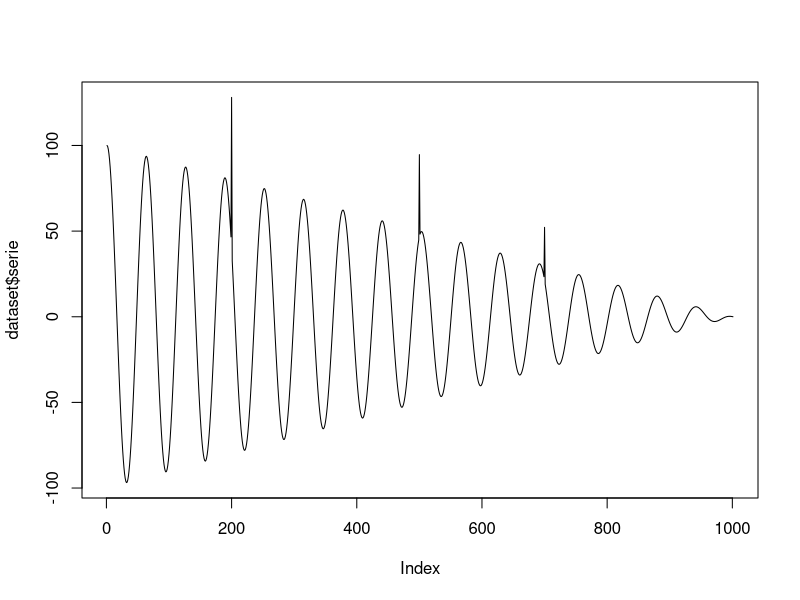

This figure's R source: (Note: this script raises an error after producing the figure.)
gen_data <- function() {
  require(tseries)
  require(forecast)

  examples_changepoints <- list()

  { # simple
    i <- seq(0, 25, 0.25)
    x <- i
    event <- rep(FALSE, length(x))

    x[51:101] <- max(x[51:99]) - x[51:101]
    event[50] <- TRUE

    examples_changepoints$simple <- data.frame(serie = x, event = event)
  }

  { # senoid
    i <- seq(0, 6*pi, 6*pi/100)
    xa <- i[1:50] + sin(i[1:50])
    x <- i[51] + sin(i[51])
    xb <- rev(xa)
    x <- c(xa, xb)

    event <- rep(FALSE, length(x))
    event[50] <- TRUE

    examples_changepoints$sinusoidal <- data.frame(serie = x, event = event)
  }

  { # incremental
    nonstationarity_sym <- function(ts.len,ts.mean,ts.var) {
      #x variable (time)
      t <- c(1:ts.len)

      #stationary time series
      set.seed(1)
      sta <- arima.sim(model=list(ar=0.5), n=ts.len, mean=ts.mean, sd=sqrt(ts.var)) #AR(1)

      #trend-stationary time series
      trend <- 0.04*t
      tsta <- sta + trend

      return(c(sta,tsta))
    }

    x <- nonstationarity_sym(ts.len=100,ts.mean=0,ts.var=1)
    i <- 1:length(x)

    event <- rep(FALSE, length(x))
    event[c(100)] <- TRUE

    examples_changepoints$incremental <- data.frame(serie = x, event = event)
  }

  { # abrupt
    lsta <- function(ts.len,ts.mean,ts.var) {
      t <- c(1:ts.len)

      #stationary time series
      set.seed(1)
      sta <- arima.sim(model=list(ar=0.5), n=ts.len, mean=ts.mean, sd=sqrt(ts.var)) #AR(1)

      #level-stationary time series
      increase.level <- 5
      level <- c(rep(ts.mean,ts.len/2),rep(ts.mean+increase.level,ts.len/2))
      lsta <- sta + level
      return(lsta)
    }

    x <- lsta(ts.len=200,ts.mean=0,ts.var=1)
    i <- 1:length(x)

    event <- rep(FALSE, length(x))
    event[c(100)] <- TRUE

    examples_changepoints$abrupt <- data.frame(serie = x, event = event)
  }

  { # volatility
    hsta <- function(ts.len,ts.mean,ts.var) {
      t <- c(1:ts.len)

      #stationary time series
      set.seed(1)
      sta <- arima.sim(model=list(ar=0.5), n=ts.len, mean=ts.mean, sd=sqrt(ts.var)) #AR(1)

      #heteroscedastic time series (nonstationary in variance)
      increase.var <- 2
      var.level <- c(rep(1,ts.len/2),rep(increase.var,ts.len/2))
      hsta <- sta * var.level

      return(hsta)
    }

    x <- hsta(ts.len=200,ts.mean=0,ts.var=1)
    i <- 1:length(x)

    event <- rep(FALSE, length(x))
    event[c(100)] <- TRUE

    examples_changepoints$volatility <- data.frame(serie = x, event = event)
  }

  {
    i <- seq(0, 100, 0.1)
    x <- cos(i)*rev(i)

    event <- rep(FALSE, length(x))

    event[200] <- TRUE
    event[500] <- TRUE
    event[700] <- TRUE

    x[200] <- x[200] + 1.5*sd(x[(200-25):(200+25)])
    x[500] <- x[500] + 1.5*sd(x[(500-25):(500+25)])
    x[700] <- x[700] + 1.5*sd(x[(700-25):(700+25)])
    dataset <- data.frame(serie = x, event = event)

    plot(dataset$serie, t="l")

    #Série 3: amplitude varia (CP) e anomalias proporcionais (fora)  -- AN eCP
    i <- seq(0, 50, 0.1)
    x <- c(sin(i), sin(i)*3)

    event <- rep(FALSE, length(x))

    event[200] <- TRUE
    event[500] <- TRUE
    event[700] <- TRUE

    x[200] <- x[200] + 1.5*sd(x[(200-25):(200+25)])
    x[700] <- x[700] + 1.5*sd(x[(700-25):(700+25)])
    examples_changepoints$increasing_amplitude <- data.frame(serie = x, event = event)
  }

  {
    set.seed(1)
    n <- 100
    x <- c(sin((1:n)/pi), 2*sin((1:n)/pi), 10 + sin((1:n)/pi), 10-10/n*(1:n)+sin((1:n)/pi)/2, sin((1:n)/pi)/2)
    event <- rep(FALSE, length(x))
    event[c(100,200,300,400)] <- TRUE
    examples_changepoints$complex <- data.frame(serie = x, event = event)
  }

  return(examples_changepoints)
}

plot_examples <- function(examples_changepoints) {
  require(ggplot2)
  font <- theme(text = element_text(size=16))
  for (i in 1:length(examples_changepoints)) {
    data <- examples_changepoints[[i]]
    model <- harbinger()
    model <- fit(model, data$serie)
    detection <- detect(model, data$serie)
    grf <- har_plot(model, data$serie, detection, data$event, idx = 1:nrow(data))
    grf <- grf + ggtitle(names(examples_changepoints)[i])
    grf <- grf + font
    plot(grf)
  }
}

save_examples <- function(examples_changepoints) {
  save(examples_changepoints, file="data/examples_changepoints.RData", compress = TRUE, version = 2)
}

examples_changepoints <- gen_data()
plot_examples(examples_changepoints)
save_examples(examples_changepoints)
